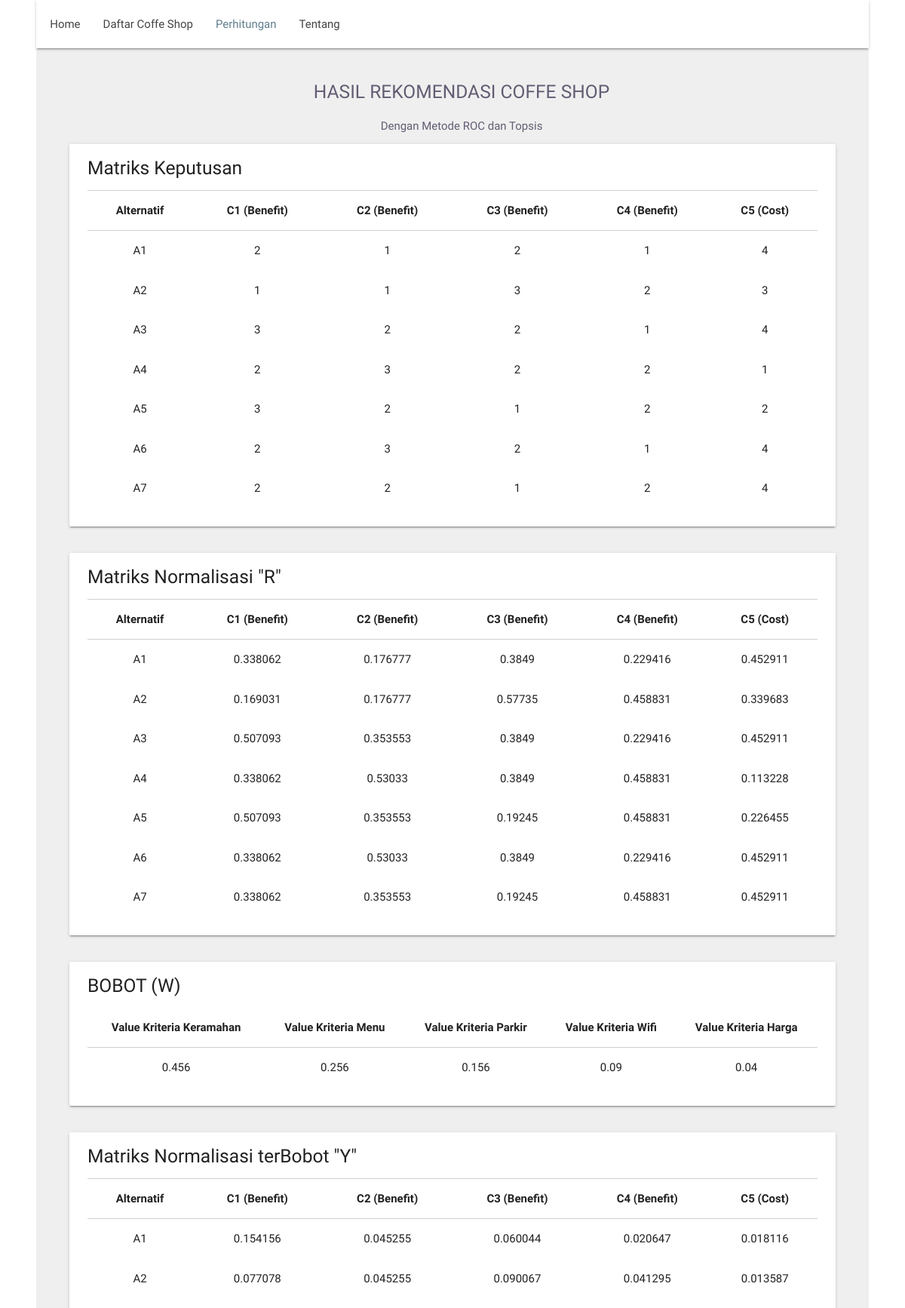
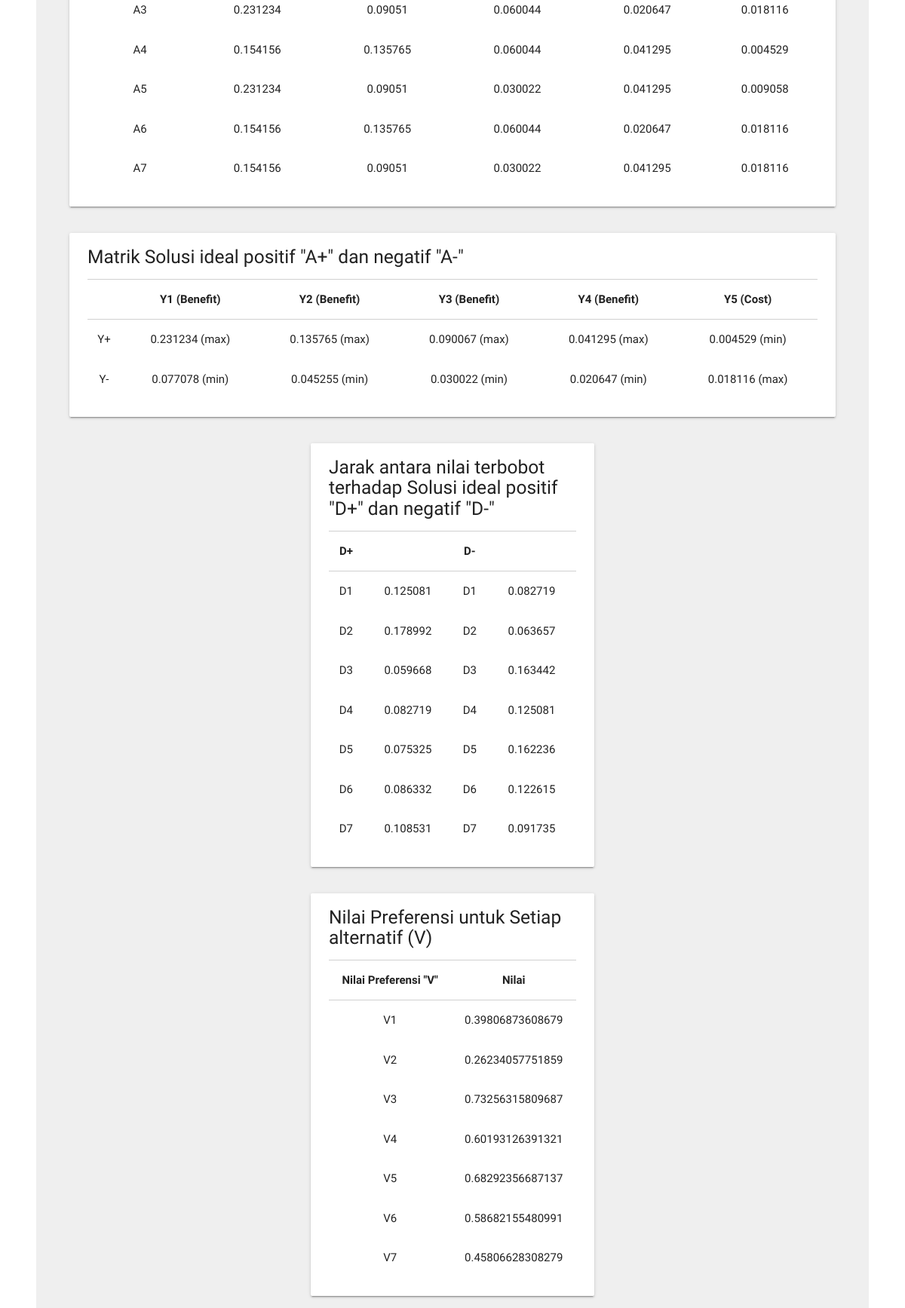
Screenshot of /hasil.php (upper part) with the database file from the repository (2 pictures, top to bottom).
### tables this page shows
CREATE TABLE `cafe` (
  `id_cafe` int(11) NOT NULL,
  `nama_cafe` varchar(50) NOT NULL,
  `keramahan_dari_pelayan` varchar(50) NOT NULL,
  `kelengkapan_menu` varchar(50) NOT NULL,
  `tempat_parkir_kendaraan` varchar(50) NOT NULL,
  `ketersediaan_wifi` varchar(50) NOT NULL,
  `harga` varchar(50) NOT NULL,
  `keramahan_angka` int(11) NOT NULL,
  `menu_angka` int(11) NOT NULL,
  `parkir_angka` int(11) NOT NULL,
  `wifi_angka` int(11) NOT NULL,
  `harga_angka` int(11) NOT NULL
);

### hasil.php (the view, shortened to what this page needs)
<?php
include('koneksi.php');
$W1	= 0.456;
$W2	= 0.256;
$W3	= 0.156;
$W4	= 0.090;
$W5	= 0.040;
function pembagiNM($matrik){
	for($i=0;$i<5;$i++){
		$pangkatdua[$i] = 0;
		for($j=0;$j<sizeof($matrik);$j++){
			$pangkatdua[$i] = $pangkatdua[$i] + pow($matrik[$j][$i],2);}
		$pembagi[$i] = sqrt($pangkatdua[$i]);
	}
	return $pembagi;
}
function Transpose($squareArray) {
    $rotatedArray = array();
    $r = 0;
    foreach($squareArray as $row) {
        $c = 0;
        if (is_array($row)) {
            foreach($row as $cell) {
                $rotatedArray[$c][$r] = $cell;
                ++$c;
            }
        }
        else $rotatedArray[$c][$r] = $row;
        ++$r;
    }
    return $rotatedArray;
}
function JarakIplus($aplus,$bob){
	for ($i=0;$i<sizeof($bob);$i++) {
		$dplus[$i] = 0;
		for($j=0;$j<sizeof($aplus);$j++){
			$dplus[$i] = $dplus[$i] + pow(($aplus[$j] - $bob[$i][$j]),2);
		}
		$dplus[$i] = sqrt($dplus[$i]);
	}
	return $dplus;
}
function JarakImin($aplus,$bob){
	for ($i=0;$i<sizeof($bob);$i++) {
		$dplus[$i] = 0;
		for($j=0;$j<sizeof($aplus);$j++){
			$dplus[$i] = $dplus[$i] + pow(($aplus[$j] - $bob[$i][$j]),2);
		}
		$dplus[$i] = sqrt($dplus[$i]);
	}
	return $dplus;
}
?>
<!DOCTYPE html>
<html>
<head>
	<link type="text/css" rel="stylesheet" href="assets/css/materialize.css"  media="screen,projection"/>
	<link rel="stylesheet" href="assets/css/table.css">
	<link rel="stylesheet" href="assets/css/style.css">
	<link rel="stylesheet" href="https://cdnjs.cloudflare.com/ajax/libs/font-awesome/4.5.0/css/font-awesome.min.css">
</head>
<body>
	<div class="navbar-fixed">
		<nav>
			<div class="container">
				<div class="nav-wrapper">
					<ul class="left" style="margin-left: -52px;">
						<li><a href="index.php">Home</a></li>
						<li><a href="daftar_cafe.php">Daftar Coffe Shop</a></li>
						<li><a class="active" href="hasil.php">Perhitungan</a></li>
						<li><a href="tentang.php">Tentang</a></li>
					</ul>
				</div>
			</div>
		</nav>
	</div>
	<div style="background-color: #efefef">
		<div class="container">
			<div class="section-card" style="padding: 20px 0px">
				<center>
					<h5 class="header" style="margin-left: 24px; margin-bottom: 0px; margin-top: 24px; color: #635c73;">HASIL REKOMENDASI COFFE SHOP</h5>
					<h6 class="header" style="margin-left: 24px; margin-bottom: 0px; margin-top: 24px; color: #635c73;">Dengan Metode ROC dan Topsis</h6>
				</center>
				<ul>
					<li>
						<div class="row">
							<div class="card">
								<div class="card-content">
									<h5 style="margin-bottom: 16px; margin-top: -6px;">Matriks Keputusan</h5>
									<table class="responsive-table">
										<thead style="border-top: 1px solid #d0d0d0;">
											<tr>
												<th><center>Alternatif</center></th>
												<th><center>C1 (Benefit)</center></th>
												<th><center>C2 (Benefit)</center></th>
												<th><center>C3 (Benefit)</center></th>
												<th><center>C4 (Benefit)</center></th>
												<th><center>C5 (Cost)</center></th>
											</tr>
										</thead>
										<tbody>
											<?php
											$query=mysqli_query($selectdb,"SELECT * FROM cafe");
											$no=1;
											while ($cafe=mysqli_fetch_array($query)) {
												$Matrik[$no-1]=array($cafe['keramahan_angka'],$cafe['menu_angka'],$cafe['parkir_angka'],$cafe['wifi_angka'],$cafe['harga_angka'] );
												?>
												<tr>
													<td><center><?php echo "A",$no ?></center></td>
													<td><center><?php echo $cafe['keramahan_angka'] ?></center></td>
													<td><center><?php echo $cafe['menu_angka'] ?></center></td>
													<td><center><?php echo $cafe['parkir_angka'] ?></center></td>
													<td><center><?php echo $cafe['wifi_angka'] ?></center></td>
													<td><center><?php echo $cafe['harga_angka'] ?></center></td>
												</tr>
												<?php
												$no++;
											}
											?>
										</tbody>
									</table>
								</div>
							</div>
						</div>
					</li>
				</ul>
				<ul>
					<li>
						<div class="row">
							<div class="card">
								<div class="card-content">
									<h5 style="margin-bottom: 16px; margin-top: -6px;">Matriks Normalisasi "R"</h5>
									<table class="responsive-table">
										<thead style="border-top: 1px solid #d0d0d0;">
											<tr>
												<th><center>Alternatif</center></th>
												<th><center>C1 (Benefit)</center></th>
												<th><center>C2 (Benefit)</center></th>
												<th><center>C3 (Benefit)</center></th>
												<th><center>C4 (Benefit)</center></th>
												<th><center>C5 (Cost)</center></th>
											</tr>
										</thead>
										<tbody>
											<?php
											$query=mysqli_query($selectdb,"SELECT * FROM cafe");
											$no=1;
											$pembagiNM=pembagiNM($Matrik);
											while ($cafe=mysqli_fetch_array($query)) {
												$MatrikNormalisasi[$no-1]=array($cafe['keramahan_angka']/$pembagiNM[0],
													$cafe['menu_angka']/$pembagiNM[1],
													$cafe['parkir_angka']/$pembagiNM[2],
													$cafe['wifi_angka']/$pembagiNM[3],
													$cafe['harga_angka']/$pembagiNM[4]);
													?>
													<tr>
														<td><center><?php echo "A",$no ?></center></td>
														<td><center><?php echo round($cafe['keramahan_angka']/$pembagiNM[0],6)?></center></td>
														<td><center><?php echo round($cafe['menu_angka']/$pembagiNM[1],6) ?></center></td>
														<td><center><?php echo round($cafe['parkir_angka']/$pembagiNM[2],6) ?></center></td>
														<td><center><?php echo round($cafe['wifi_angka']/$pembagiNM[3],6) ?></center></td>
														<td><center><?php echo round($cafe['harga_angka']/$pembagiNM[4],6) ?></center></td>
													</tr>
													<?php
													$no++;
												}
												?>
											</tbody>
										</table>
									</div>
								</div>
							</div>
						</li>
					</ul>
					<ul>
						<li>
							<div class="row">
								<div class="card">
									<div class="card-content">
									<h5 style="margin-bottom: 16px; margin-top: -6px;">BOBOT (W)</h5>
										<table class="responsive-table">
											<thead>
												<tr>
													<th><center>Value Kriteria Keramahan</center></th>
													<th><center>Value Kriteria Menu</center></th>
													<th><center>Value Kriteria Parkir</center></th>
													<th><center>Value Kriteria Wifi</center></th>
													<th><center>Value Kriteria Harga</center></th>
												</tr>
											</thead>
											<tbody>
												<tr>
													<td><center><?php echo($W1);?></center></td>
													<td><center><?php echo($W2);?></center></td>
													<td><center><?php echo($W3);?></center></td>
													<td><center><?php echo($W4);?></center></td>
													<td><center><?php echo($W5);?></center></td>
												</tr>
											</tbody>
										</table>
									</div>
								</div>
							</div>
						</li>
					</ul>
					<ul>
						<li>
							<div class="row">
								<div class="card">
									<div class="card-content">
										<h5 style="margin-bottom: 16px; margin-top: -6px;">Matriks Normalisasi terBobot "Y"</h5>
										<table class="responsive-table">
											<thead style="border-top: 1px solid #d0d0d0;">
												<tr>
													<th><center>Alternatif</center></th>
													<th><center>C1 (Benefit)</center></th>
													<th><center>C2 (Benefit)</center></th>
													<th><center>C3 (Benefit)</center></th>
													<th><center>C4 (Benefit)</center></th>
													<th><center>C5 (Cost)</center></th>
												</tr>
											</thead>
											<tbody>
												<?php
												$query=mysqli_query($selectdb,"SELECT * FROM cafe");
												$no=1;
												while ($cafe=mysqli_fetch_array($query)) {
													$NormalisasiBobot[$no-1]=array(
														$MatrikNormalisasi[$no-1][0]*$W1,
														$MatrikNormalisasi[$no-1][1]*$W2,
														$MatrikNormalisasi[$no-1][2]*$W3,
														$MatrikNormalisasi[$no-1][3]*$W4,
														$MatrikNormalisasi[$no-1][4]*$W5 );
														?>
														<tr>
															<td><center><?php echo "A",$no ?></center></td>
															<td><center><?php echo round($MatrikNormalisasi[$no-1][0]*$W1,6) ?></center></td>
															<td><center><?php echo round($MatrikNormalisasi[$no-1][1]*$W2,6) ?></center></td>
															<td><center><?php echo round($MatrikNormalisasi[$no-1][2]*$W3,6) ?></center></td>
															<td><center><?php echo round($MatrikNormalisasi[$no-1][3]*$W4,6) ?></center></td>
															<td><center><?php echo round($MatrikNormalisasi[$no-1][4]*$W5,6) ?></center></td>
														</tr>
														<?php
														$no++;
													}
													?>
												</tbody>
											</table>
										</div>
									</div>
								</div>
							</li>
						</ul>
						<ul>
							<li>
								<div class="row">
									<div class="card">
										<div class="card-content">
											<h5 style="margin-bottom: 16px; margin-top: -6px;">Matrik Solusi ideal positif "A+" dan negatif "A-"
											</h5>
											<table class="responsive-table">
												<thead style="border-top: 1px solid #d0d0d0;">
													<tr>
														<th><center></center></th>
														<th><center>Y1 (Benefit)</center></th>
														<th><center>Y2 (Benefit)</center></th>
														<th><center>Y3 (Benefit)</center></th>
														<th><center>Y4 (Benefit)</center></th>
														<th><center>Y5 (Cost)</center></th>
													</tr>
												</thead>
												<tbody>
													<?php
													$NormalisasiBobotTrans = Transpose($NormalisasiBobot);
													?>
													<tr>
														<?php
														$idealpositif=array(max($NormalisasiBobotTrans[0]),max($NormalisasiBobotTrans[1]),max($NormalisasiBobotTrans[2]),max($NormalisasiBobotTrans[3]),min($NormalisasiBobotTrans[4]));
														?>
														<td><center><?php echo "Y+" ?> </center></td>
														<td><center><?php echo(round(max($NormalisasiBobotTrans[0]),6));?>&nbsp(max)</center></td>
														<td><center><?php echo(round(max($NormalisasiBobotTrans[1]),6));?>&nbsp(max)</center></td>
														<td><center><?php echo(round(max($NormalisasiBobotTrans[2]),6));?>&nbsp(max)</center></td>
														<td><center><?php echo(round(max($NormalisasiBobotTrans[3]),6));?>&nbsp(max)</center></td>
														<td><center><?php echo(round(min($NormalisasiBobotTrans[4]),6));?>&nbsp(min)</center></td>
													</tr>
													<tr>
														<?php
														$idealnegatif=array(min($NormalisasiBobotTrans[0]),min($NormalisasiBobotTrans[1]),min($NormalisasiBobotTrans[2]),min($NormalisasiBobotTrans[3]),max($NormalisasiBobotTrans[4]));
														?>
														<td><center><?php echo "Y-" ?> </center></td>
														<td><center><?php echo(round(min($NormalisasiBobotTrans[0]),6));?>&nbsp(min)</center></td>
														<td><center><?php echo(round(min($NormalisasiBobotTrans[1]),6));?>&nbsp(min)</center></td>
														<td><center><?php echo(round(min($NormalisasiBobotTrans[2]),6));?>&nbsp(min)</center></td>
														<td><center><?php echo(round(min($NormalisasiBobotTrans[3]),6));?>&nbsp(min)</center></td>
														<td><center><?php echo(round(max($NormalisasiBobotTrans[4]),6));?>&nbsp(max)</center></td>
													</tr>
												</tbody>
											</table>
										</div>
									</div>
								</div>
							</li>
						</ul>
						<ul>
							<li>
								<div class="row">
									<div class="card" style="margin-left: 320px;margin-right: 320px;">
										<div class="card-content">
										<h5 style="margin-bottom: 16px; margin-top: -6px;">Jarak antara nilai terbobot terhadap Solusi ideal positif "D+" dan negatif "D-" </h5>
											<table class="responsive-table" >
												<thead style="border-top: 1px solid #d0d0d0;">
													<tr>
														<th><center>D+</center></th>
														<th><center></center></th>
														<th><center>D-</center></th>
														<th><center></center></th>
													</tr>
												</thead>
												<tbody>
													<?php
													$query=mysqli_query($selectdb,"SELECT * FROM cafe");
													$no=1;
													$Dplus=JarakIplus($idealpositif,$NormalisasiBobot);
													$Dmin=JarakImin($idealnegatif,$NormalisasiBobot);
													while ($cafe=mysqli_fetch_array($query)) {
														?>
														<tr>
															<td><center><?php echo "D",$no ?></center></td>
															<td><center><?php echo round($Dplus[$no-1],6) ?></center></td>
															<td><center><?php echo "D",$no ?></center></td>
															<td><center><?php echo round($Dmin[$no-1],6) ?></center></td>
														</tr>
														<?php
														$no++;
													}
													?>
												</tbody>
											</table>
										</div>
									</div>
								</div>
							</li>
						</ul>
						<ul>
							<li>
								<div class="row">
									<div class="card" style="margin-left: 320px;margin-right: 320px;">
										<div class="card-content">
										<h5 style="margin-bottom: 16px; margin-top: -6px;">Nilai Preferensi untuk Setiap alternatif (V) </h5>
											<table class="responsive-table" >
												<thead style="border-top: 1px solid #d0d0d0;">
													<tr>
														<th><center>Nilai Preferensi "V"</center></th>
														<th><center>Nilai</center></th>
													</tr>
												</thead>
												<tbody>
													<?php
													$query=mysqli_query($selectdb,"SELECT * FROM cafe");
													$no=1;
													while ($cafe=mysqli_fetch_array($query)) {
														?>
														<tr>
															<td><center><?php echo "V",$no ?></center></td>
															<td><center><?php echo $Dmin[$no-1]/($Dmin[$no-1]+$Dplus[$no-1]); ?></center></td>
														</tr>
														<?php
														$no++;
													}
													?>
												</tbody>
											</table>
										</div>
									</div>
								</div>
							</li>
						</ul>
				</div>
			</div>
		</div>
	</body>
	</html>

### assets/css/style.css (style rules this page uses)
nav ul a, nav .brand-logo { color: #444; }
.section-card { padding-top: 6rem; padding-bottom: 6rem; }

### rows the page displays
cafe: keramahan_angka "2", menu_angka "1", parkir_angka "2", wifi_angka "1", harga_angka "4", $cafe['keramahan_angka']/$pembagiNM[0] "0.338062", $cafe['menu_angka']/$pembagiNM[1] "0.176777", $cafe['parkir_angka']/$pembagiNM[2] "0.3849", $cafe['wifi_angka']/$pembagiNM[3] "0.229416", $cafe['harga_angka']/$pembagiNM[4] "0.452911", W1 "0.154156", W2 "0.045255", W3 "0.060044", W4 "0.020647", W5 "0.018116", no "0.125081", no "0.082719", no "0.39806873608679"
cafe: keramahan_angka "1", menu_angka "1", parkir_angka "3", wifi_angka "2", harga_angka "3", $cafe['keramahan_angka']/$pembagiNM[0] "0.169031", $cafe['menu_angka']/$pembagiNM[1] "0.176777", $cafe['parkir_angka']/$pembagiNM[2] "0.57735", $cafe['wifi_angka']/$pembagiNM[3] "0.458831", $cafe['harga_angka']/$pembagiNM[4] "0.339683", W1 "0.077078", W2 "0.045255", W3 "0.090067", W4 "0.041295", W5 "0.013587", no "0.178992", no "0.063657", no "0.26234057751859"
cafe: keramahan_angka "3", menu_angka "2", parkir_angka "2", wifi_angka "1", harga_angka "4", $cafe['keramahan_angka']/$pembagiNM[0] "0.507093", $cafe['menu_angka']/$pembagiNM[1] "0.353553", $cafe['parkir_angka']/$pembagiNM[2] "0.3849", $cafe['wifi_angka']/$pembagiNM[3] "0.229416", $cafe['harga_angka']/$pembagiNM[4] "0.452911", W1 "0.231234", W2 "0.09051", W3 "0.060044", W4 "0.020647", W5 "0.018116", no "0.059668", no "0.163442", no "0.73256315809687"
cafe: keramahan_angka "2", menu_angka "3", parkir_angka "2", wifi_angka "2", harga_angka "1", $cafe['keramahan_angka']/$pembagiNM[0] "0.338062", $cafe['menu_angka']/$pembagiNM[1] "0.53033", $cafe['parkir_angka']/$pembagiNM[2] "0.3849", $cafe['wifi_angka']/$pembagiNM[3] "0.458831", $cafe['harga_angka']/$pembagiNM[4] "0.113228", W1 "0.154156", W2 "0.135765", W3 "0.060044", W4 "0.041295", W5 "0.004529", no "0.082719", no "0.125081", no "0.60193126391321"
cafe: keramahan_angka "3", menu_angka "2", parkir_angka "1", wifi_angka "2", harga_angka "2", $cafe['keramahan_angka']/$pembagiNM[0] "0.507093", $cafe['menu_angka']/$pembagiNM[1] "0.353553", $cafe['parkir_angka']/$pembagiNM[2] "0.19245", $cafe['wifi_angka']/$pembagiNM[3] "0.458831", $cafe['harga_angka']/$pembagiNM[4] "0.226455", W1 "0.231234", W2 "0.09051", W3 "0.030022", W4 "0.041295", W5 "0.009058", no "0.075325", no "0.162236", no "0.68292356687137"
cafe: keramahan_angka "2", menu_angka "3", parkir_angka "2", wifi_angka "1", harga_angka "4", $cafe['keramahan_angka']/$pembagiNM[0] "0.338062", $cafe['menu_angka']/$pembagiNM[1] "0.53033", $cafe['parkir_angka']/$pembagiNM[2] "0.3849", $cafe['wifi_angka']/$pembagiNM[3] "0.229416", $cafe['harga_angka']/$pembagiNM[4] "0.452911", W1 "0.154156", W2 "0.135765", W3 "0.060044", W4 "0.020647", W5 "0.018116", no "0.086332", no "0.122615", no "0.58682155480991"
cafe: keramahan_angka "2", menu_angka "2", parkir_angka "1", wifi_angka "2", harga_angka "4", $cafe['keramahan_angka']/$pembagiNM[0] "0.338062", $cafe['menu_angka']/$pembagiNM[1] "0.353553", $cafe['parkir_angka']/$pembagiNM[2] "0.19245", $cafe['wifi_angka']/$pembagiNM[3] "0.458831", $cafe['harga_angka']/$pembagiNM[4] "0.452911", W1 "0.154156", W2 "0.09051", W3 "0.030022", W4 "0.041295", W5 "0.018116", no "0.108531", no "0.091735", no "0.45806628308279"

### other values shown
$W1 "0.456"
$W2 "0.256"
$W3 "0.156"
$W4 "0.09"
$W5 "0.04"
max($NormalisasiBobotTrans[0]) "0.231234"
max($NormalisasiBobotTrans[1]) "0.135765"
max($NormalisasiBobotTrans[2]) "0.090067"
max($NormalisasiBobotTrans[3]) "0.041295"
min($NormalisasiBobotTrans[4]) "0.004529"
min($NormalisasiBobotTrans[0]) "0.077078"
min($NormalisasiBobotTrans[1]) "0.045255"
min($NormalisasiBobotTrans[2]) "0.030022"
min($NormalisasiBobotTrans[3]) "0.020647"
max($NormalisasiBobotTrans[4]) "0.018116"
